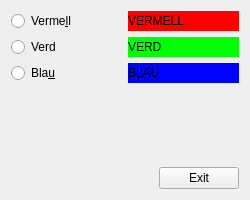
<?xml version="1.0" encoding="UTF-8"?>
<ui version="4.0">
 <class>MyForm</class>
 <widget class="QWidget" name="MyForm">
  <property name="geometry">
   <rect>
    <x>0</x>
    <y>0</y>
    <width>250</width>
    <height>200</height>
   </rect>
  </property>
  <property name="windowTitle">
   <string>Form</string>
  </property>
  <layout class="QVBoxLayout" name="verticalLayout_4">
   <item>
    <layout class="QHBoxLayout" name="horizontalLayout">
     <item>
      <layout class="QVBoxLayout" name="verticalLayout">
       <item>
        <widget class="QRadioButton" name="radioButton">
         <property name="text">
          <string>Verme&amp;ll</string>
         </property>
        </widget>
       </item>
       <item>
        <widget class="QRadioButton" name="radioButton_2">
         <property name="text">
          <string>Verd</string>
         </property>
        </widget>
       </item>
       <item>
        <widget class="QRadioButton" name="radioButton_3">
         <property name="text">
          <string>Bla&amp;u</string>
         </property>
        </widget>
       </item>
      </layout>
     </item>
     <item>
      <layout class="QVBoxLayout" name="verticalLayout_2">
       <item>
        <widget class="QLabel" name="label">
         <property name="styleSheet">
          <string notr="true">background-color: rgb(255, 0, 0)</string>
         </property>
         <property name="text">
          <string>VERMELL</string>
         </property>
        </widget>
       </item>
       <item>
        <widget class="QLabel" name="label_2">
         <property name="styleSheet">
          <string notr="true">background-color: rgb(0, 255, 0)</string>
         </property>
         <property name="text">
          <string>VERD</string>
         </property>
        </widget>
       </item>
       <item>
        <widget class="QLabel" name="label_3">
         <property name="styleSheet">
          <string notr="true">background-color: rgb(0, 0, 255)</string>
         </property>
         <property name="text">
          <string>BLAU</string>
         </property>
        </widget>
       </item>
      </layout>
     </item>
    </layout>
   </item>
   <item>
    <layout class="QHBoxLayout" name="horizontalLayout_2">
     <item>
      <spacer name="horizontalSpacer">
       <property name="orientation">
        <enum>Qt::Horizontal</enum>
       </property>
       <property name="sizeHint" stdset="0">
        <size>
         <width>40</width>
         <height>20</height>
        </size>
       </property>
      </spacer>
     </item>
     <item>
      <layout class="QVBoxLayout" name="verticalLayout_3">
       <item>
        <spacer name="verticalSpacer">
         <property name="orientation">
          <enum>Qt::Vertical</enum>
         </property>
         <property name="sizeHint" stdset="0">
          <size>
           <width>20</width>
           <height>40</height>
          </size>
         </property>
        </spacer>
       </item>
       <item>
        <widget class="QPushButton" name="pushButton">
         <property name="text">
          <string>Exit</string>
         </property>
        </widget>
       </item>
      </layout>
     </item>
    </layout>
   </item>
  </layout>
  <zorder>radioButton</zorder>
  <zorder>radioButton_2</zorder>
  <zorder>radioButton_3</zorder>
  <zorder>pushButton</zorder>
  <zorder>label</zorder>
  <zorder>label_2</zorder>
  <zorder>label_3</zorder>
  <zorder>label_2</zorder>
  <zorder>horizontalSpacer</zorder>
  <zorder>verticalSpacer</zorder>
 </widget>
 <resources/>
 <connections>
  <connection>
   <sender>pushButton</sender>
   <signal>clicked()</signal>
   <receiver>MyForm</receiver>
   <slot>close()</slot>
   <hints>
    <hint type="sourcelabel">
     <x>532</x>
     <y>388</y>
    </hint>
    <hint type="destinationlabel">
     <x>437</x>
     <y>321</y>
    </hint>
   </hints>
  </connection>
  <connection>
   <sender>radioButton</sender>
   <signal>clicked(bool)</signal>
   <receiver>label</receiver>
   <slot>setEnabled(bool)</slot>
   <hints>
    <hint type="sourcelabel">
     <x>136</x>
     <y>96</y>
    </hint>
    <hint type="destinationlabel">
     <x>397</x>
     <y>132</y>
    </hint>
   </hints>
  </connection>
 </connections>
</ui>
